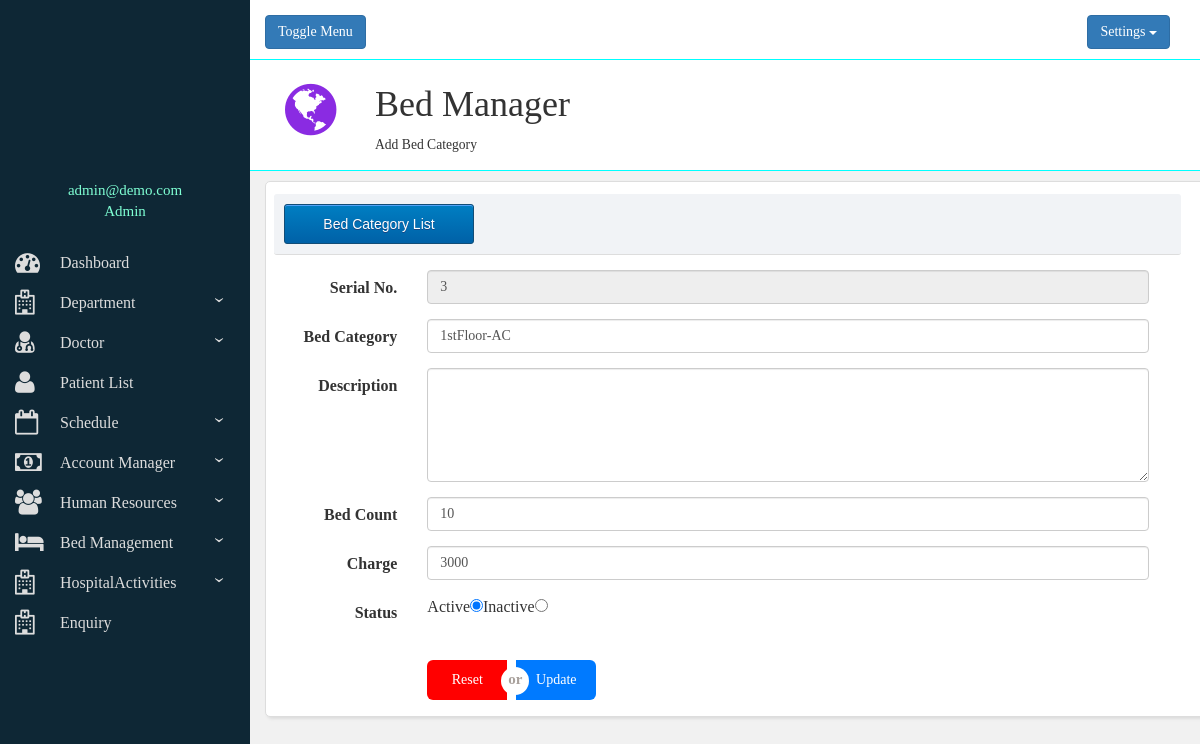
/editbed.php?id=3 (signed in), run on the app's committed database.
### tables this page shows
CREATE TABLE `bed` (
  `id` int(11) NOT NULL,
  `type` varchar(20) NOT NULL,
  `description` varchar(100) NOT NULL,
  `charge` varchar(5) NOT NULL,
  `capacity` varchar(3) NOT NULL,
  `avail` int(11) NOT NULL,
  `status` varchar(8) NOT NULL
);

### editbed.php (the view, shortened to what this page needs)
<?php
 include("structure.php");
?>
        <div id="change">
          <div class="row bbtm">
              <div class="col-lg-12">
                <div class="header-icon"><i class="fa fa-globe" aria-hidden="true"></i></div>
                  <div class="header-title">
                    <h1>Bed Manager</h1>
                    <small>Add Bed Category</small>
                  </div>
              </div>
            </div>
            <div class="container-fluid relative" style="margin-top: 10px;">
        <div class="row" style="padding: 10px;">
          <div class="col-sm-12 mbutton">
            <a href="bed-list.php"><input type="submit" class="myButton" value="Bed Category List"></a>
          </div>
        </div>
        <?php
          $id=$_GET['id'];
			    include("connection.php");
			    $str="select * from bed where id=$id";
			    $result=mysqli_query($con,$str);
			    $row=mysqli_fetch_array($result,MYSQLI_ASSOC);
		    ?>
        <div class="row" style="padding-top:5px;margin-right: 40px;">
          <form class="form-horizontal" method="GET" action="modifybed.php">
            <div class="form-group">
                <label for="name" class="col-sm-2 control-label">Serial No.</label>
                  <div class="col-sm-10">
                    <input type="text" class="form-control" id="id" name="id" readonly value="<?php echo $row['id']?>">
                  </div>
              </div>
              <div class="form-group">
                  <label for="type" class="col-sm-2 control-label">Bed Category</label>
                    <div class="col-sm-10">
                      <input type="text" class="form-control" id="type" name="type" value="<?php echo $row['type'] ?>">
                    </div>
                </div>
                <div class="form-group">
                  <label for="description" class="col-sm-2 control-label">Description</label>
                    <div class="col-sm-10">
                      <textarea rows="5" class="form-control" id="description"  style="padding-left:5px;"><?php echo $row['description'] ?></textarea>
                    </div>
                </div>
                <div class="form-group">
                  <label for="capacity" class="col-sm-2 control-label">Bed Count</label>
                    <div class="col-sm-10">
                      <input type="text" class="form-control" id="capacity" name="capacity" value="<?php echo $row['capacity'] ?>">
                    </div>
                </div>
                <div class="form-group">
                  <label for="charger" class="col-sm-2 control-label">Charge</label>
                    <div class="col-sm-10">
                      <input type="text" class="form-control" id="charge" name="charge" value="<?php echo $row['charge'] ?>">
                    </div>
                </div>
                <div class="form-group">
                    <label for="status" class="col-sm-2 control-label">Status</label>
                       <div class="col-sm-10" id="status">
                         <?php
                          $status=$row['status'];
                          if($status=='active')
                          {
                             echo "Active<input type='radio' checked name='status' value='active'/>";
                             echo "Inactive<input type='radio' name='status' value='inactive'/>";
                          }
                          else
                          {
                              echo "Active<input type='radio'  name='status' value='active'/>";
                              echo "Inactive<input type='radio' checked  name='status' value='inactive'/>";
                          }
                         ?>
                       </div>
                 </div>
                 <div class="form-group">
                    <div class="col-sm-offset-2 col-sm-10">
                          <input type="reset" value="Reset" class="btn button cursor" style="vertical-align: baseline;">
                          <input type="submit" id="add-bed-btn" value="Update" name="btnu" class="btn btn1 cursor"  style="vertical-align: baseline;">
                        <input type="button" disabled value="or" class="btn2">
                    </div>
                  </div>
          </form>
        </div>
      </div>
          </div>
  </div>
  </div>
</body>

### css/addacc.css (style rules this page uses)
div.relative { position:relative; background-color:#FFFFFF; padding-top:10px; padding-left:26px; border-radius:5px; box-shadow: 2px 2px 3px #DDDDDD; border-style:solid; border-color:#DDDDDD; border-width:1px; }
div { font-family:calibri; font-size:16px; }
textarea { font-size:15px; text-indent:10px; }
.mbutton { margin-left:-13px; margin-top:-8px; background-color:#F1F3F6; border-radius:3px; padding:10px; margin-right:5px; border-bottom-width:1px; border-bottom-color:#DDDDDD; border-bottom-style:solid; }
.button { border-radius:6px 0px 0px 6px; height:40px; width:80px; color:#fff; background-color:#FF0000; border:none; margin-top:20px; }
.btn1 { border-radius:0px 6px 6px 0px; height:40px; width:80px; color:#fff; background-color:#007AFF; border:none; margin-top:20px; margin-left:5px; }
.btn2 { height:28px; width:28px; border:none; margin-left:-99px; padding-bottom:3px; font-size:15px; font-weight:bolder; background-color:white; border-radius:100%; color:#A9A19C; }
.cursor { cursor:hand; }
.myButton { -moz-box-shadow:inset 0px 1px 0px 0px #54a3f7; -webkit-box-shadow:inset 0px 1px 0px 0px #54a3f7; box-shadow:inset 0px 1px 0px 0px #54a3f7; background:-webkit-gradient(linear, left top, left bottom, color-stop(0.05, #007dc1), color-stop(1, #0061a7)); background:-moz-linear-gradient(top, #007dc1 5%, #0061a7 100%); background:-webkit-linear-gradient(top, #007dc1 5%, #0061a7 100%); background:-o-linear-gradient(top, #007dc1 5%, #0061a7 100%); background:-ms-linear-gradient(top, #007dc1 5%, #0061a7 100%); background:linear-gradient(to bottom, #007dc1 5%, #0061a7 100%); filter:progid:DXImageTransform.Microsoft.gradient(startColorstr='#007dc1', endColorstr='#0061a7',GradientType=0); background-color:#007dc1; -moz-border-radius:3px; -webkit-border-radius:3px; border-radius:3px; border:1px solid #124d77; display:inline-block; cursor:pointer; color:#ffffff; font-family:Arial; font-size:14px; padding:6px 24px; text-decoration:none; text-shadow:0px 1px 0px #154682; width:190px; height:40px; }

### structure.php (style rules this page uses)
i { padding-right: 15px; font-size: 25px; }
.bbtm { border-bottom-style: solid; padding-bottom: 10px; border-width: 0.2px; border-bottom-color: aqua; background-color: #fff; }
.header-icon { float: left; padding: 20px; color: blueviolet; font-size: 60px; line-height: 60px; }
.header-title { padding: 5px 0px 5px 10px; height: 100px; margin-left: 100px; }

### data on the page
bed: id "3", type "1stFloor-AC", capacity "10", charge "3000"

### other printed values
$_SESSION['email'] "admin@demo.com"
$_SESSION['role'] "Admin"
